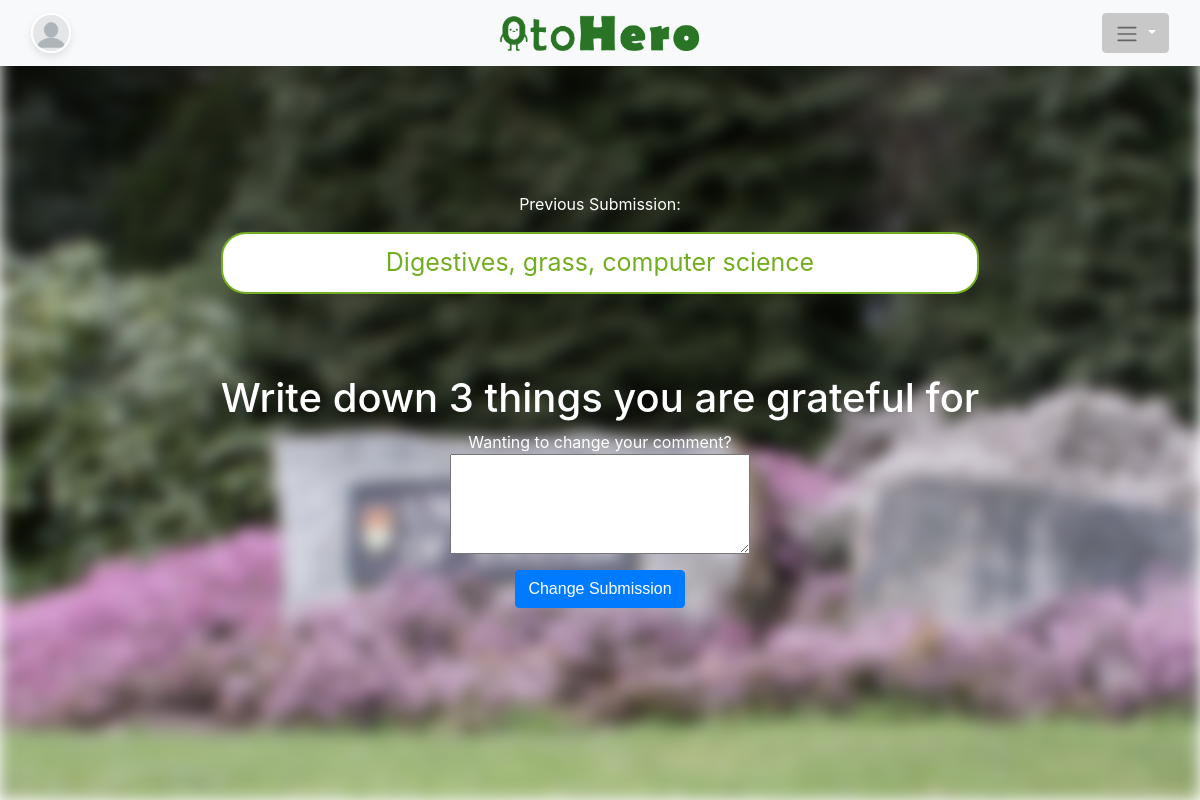
Screenshot of /project/make_post/ (signed in) with the database file from the repository.
### project/models.py (models this page shows, shortened)
class CustomUser(AbstractUser):
    streak = models.PositiveIntegerField(default=0)
    best_streak =  models.PositiveIntegerField(default=0)
    coins = models.PositiveIntegerField(default=0)
    profile_picture = models.CharField(max_length=25, default="blank.jpeg")
    is_gamekeeper = models.BooleanField(default=False)

class UserChallenges(models.Model):
    user = models.ForeignKey(CustomUser, on_delete=models.CASCADE)  # Set these as composite primary keys
    daily_challenge = models.ForeignKey(DailyChallenge, on_delete=models.CASCADE)
    submitted = models.DateTimeField(default=now())
    completed = models.BooleanField(default=False)
    response = models.CharField(max_length=250)
    points = models.PositiveIntegerField(default=0)
    user_lat = models.DecimalField(max_digits=10, decimal_places=8, null=True)
    user_long = models.DecimalField(max_digits=11, decimal_places=8, null=True)

class Challenge(models.Model):
    title = models.CharField(max_length=70, primary_key=True, default="")
    description = models.CharField(max_length=500, null=False)
    location_lat = models.DecimalField(max_digits=10,decimal_places = 8, null=True)
    location_long = models.DecimalField(max_digits=11, decimal_places=8, null=True)

### project/views.py (the view)
# urls.py: path('make_post/', views.make_post, name='make_post'),
@login_required()
def make_post(request):
    user = request.user
    daily_challenge = DailyChallenge.objects.all()[0]
    try:
        previous_challenge_completed = UserChallenges.objects.filter(user=user, daily_challenge=daily_challenge)[0]
        response = previous_challenge_completed.response
        completed = previous_challenge_completed.completed
    except:
        previous_challenge_completed = False
        response = None
        completed = None
    if request.method == 'POST':
        form = MakePost(request.POST)
        if form.is_valid():
            if previous_challenge_completed:
                print("success")
                previous_challenge_completed.delete()
            else:
                print("fail")
                user.streak += 1
            if user.streak > user.best_streak:
                user.best_streak = user.streak
            points = 100 + max(
                math.ceil((-0.1 * ((now() - daily_challenge.assigned).total_seconds() / 3600) + 2.4) * 10.5),
                0) + request.user.streak  # For a max of around 25 points for submitting quickly.
            print(points)
            user.coins += points
            user.save()
            comment = form.cleaned_data.get('comment')
            user_lat = request.POST.get('user_lat')
            user_long = request.POST.get('user_long')
            if not user_lat or not user_long:
                user_lat = None
                user_long = None
            uc = UserChallenges(daily_challenge=daily_challenge, user=request.user,
                                submitted=datetime.now(), completed=True, response=comment,
                                points=points, user_lat=user_lat, user_long=user_long)
            uc.save()
            return redirect("home")
    else:
        form = MakePost()
    context = {
        'form': form,
        'daily_challenge': daily_challenge.challenge,
        'completed': completed,
        'response': response
    }
    return render(request, 'make_post.html', context)

### project/forms.py
class MakePost(forms.Form):
    comment = forms.CharField(
        max_length=200,
        widget=forms.Textarea(attrs={'style': 'width: 300px; height: 100px;'})
    )

### project/templates/project/make_post.html (shortened to what this page needs)
{% extends 'base.html' %}
{% load static %}
{% block content %}
<head>
</head>
    {% if completed %}
    <div class="content">
        <div class="challenge-section">
            <div class="background-image" style="background-image: url('{% static 'project/exeter_uni_campus.jpg' %}');"></div>
            <div class="content">
                <a>Previous Submission:</a>
                <submission>{{ response | default:"Previous Comment"}}</submission>
                <h1>{{ daily_challenge.title|default:"Daily Challenge Sample Text" }}</h1>
                <a align="center">Wanting to change your comment?</a>
                <form id="MakePost" method="post" align="center" action="{% url 'make_post' %}" >
                    {{form.comment}}
                    <button type="submit" class="btn btn-primary mt-3">Change Submission</button>
                </form>
            </div>
        </div>
    </div>
    {% endif %}
{% endblock %}

### project/templates/project/navbar.html (shortened to what this page needs)
<nav class="navbar navbar-expand-lg navbar-light bg-light fixed-top">
  <div class="container-fluid d-flex justify-content-between">
    {% load static %}
    {% if request.user.is_authenticated %}
    <a class="navbar-brand" href="{% url 'profile' request.user.username %}">
      <img src="{% static 'project/'|add:request.user.profile_picture%}" alt="Profile" style="width: 40px; height: 40px; border-radius: 50%;">
    </a>
    {% endif %}
    <a class="navbar-logo mx-auto" href="{% url 'home' %}" style="position: absolute; left: 50%; transform: translateX(-50%);">
      <img src="{% static 'project/brand_logo.png' %}" alt="AppName" style="height: 40px;">
    </a>
    <div class="nav-item dropdown">
      <button class="btn btn-secondary dropdown-toggle" type="button" id="dropdownMenuButton" data-toggle="dropdown" aria-haspopup="true" aria-expanded="false">
          <span class="navbar-toggler-icon"></span>
      </button>
      </div>
    </div>
  </nav>

### project/static/project/css/styles.css (style rules this page uses)
* { box-sizing: border-box; margin: 0; padding: 0; }
.navbar-brand img { width: 60px; height: 60px; border-radius: 50%; object-fit: cover; border: 2px solid #ffffff; box-shadow: 0px 4px 8px rgba(0, 0, 0, 0.1); }
.btn-secondary { background-color: #c7c8c7; border-color: #c7c8c7; }
.challenge-section { position: relative; height: 100vh; color: white; text-align: center; display: flex; justify-content: center; align-items: center; transition: height 0.5s ease-out; }
.content { z-index: 2; position: relative; }

### project/templates/project/make_post.html (style rules this page uses)
form { font-family: Arial, sans-serif; display: flex; justify-content: center; align-items: center; flex-direction: column; }
submission { display: block; border-radius: 25px; border: 2px solid #73AD21; padding: 10px; background-color: white; color: #73AD21; font-size: 25px; align-items: center; flex-direction: column; }

### rows the page displays
CustomUser: profile_picture (placeholder picture)
UserChallenges: response "Digestives, grass, computer science"
Challenge: title "Write down 3 things you are grateful for"
